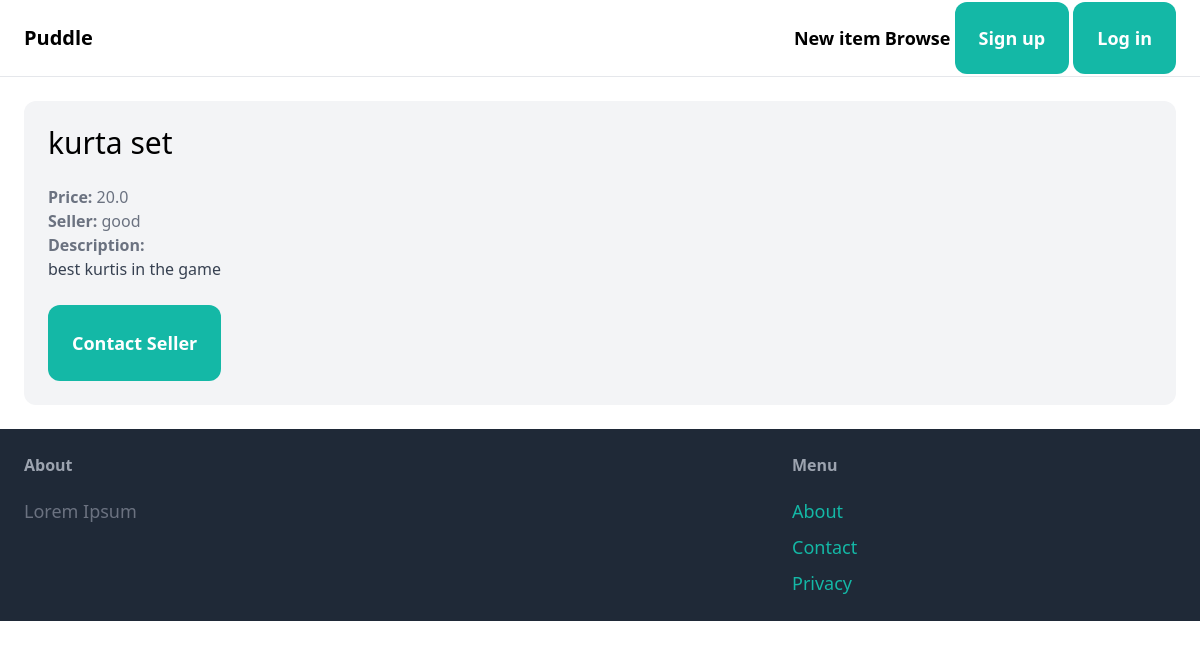
/item/2/, run on the app's committed database.
### item/models.py (models this page shows, shortened)
class Item(models.Model):
    category = models.ForeignKey(Category,related_name='items',on_delete=models.CASCADE)
    name = models.CharField(max_length=255)
    description = models.TextField(blank=True,null=True)
    price = models.FloatField()
    image = models.ImageField(upload_to='item_images',blank=True,null=True)
    is_sold = models.BooleanField(default=False)
    created_by = models.ForeignKey(User,related_query_name='items',on_delete=models.CASCADE)
    created_at = models.DateTimeField(auto_now_add=True)

### item/views.py (the view)
# urls.py: path('<int:pk>/',views.details,name='detail'),
def details(request,pk):
    item = get_object_or_404(Item,pk=pk)
    return render(request,'item/detail.html',{
        'item':item
    })

### item/templates/item/detail.html (shortened to what this page needs)
{% extends 'core/base.html' %}
{% block content %}
<div class="col-span-2 p-6 bg-gray-100 rounded-xl">
  <h1 class="mb-6 text-3xl">{{item.name}}</h1>
  <p class="text-gray-500"><strong>Price: </strong>{{item.price}}</p>
  <p class="text-gray-500"><strong>Seller: </strong>{{item.created_by}}</p>
  {% if item.description %}
  <p class="text-gray-700">
    <strong class="text-gray-500">Description: </strong
    ><br />{{item.description}}
  </p>
  {%endif%}
  {% if request.user == item.created_by %}
  <div class="mt-6 p-6 bg-white rounded-xl">
    <p>This is your item</p>
    <a
      href="{% url 'item:delete' item.id %}"
      class="inline-block mt-6 px-6 py-3 text-lg font-semibold bg-red-500 text-white rounded-xl"
      >Delete</a
    >
    <a
      href="{% url 'item:edit' item.id %}"
      class="inline-block mt-6 px-6 py-3 text-lg font-semibold bg-teal-500 text-white rounded-xl"
      >Edit</a
    >
  </div>
  {% else %}
  <a
    href="{% url 'conversation:new' item.id %}"
    class="inline-block mt-6 px-6 py-6 text-lg font-semibold bg-teal-500 text-white rounded-xl hover:bg-teal-700"
    >Contact Seller</a
  >
  {%endif%}
</div>
{% endblock %}

### data on the page
Item: name "kurta set", price "20.0", created_by "good", description "best kurtis in the game"
